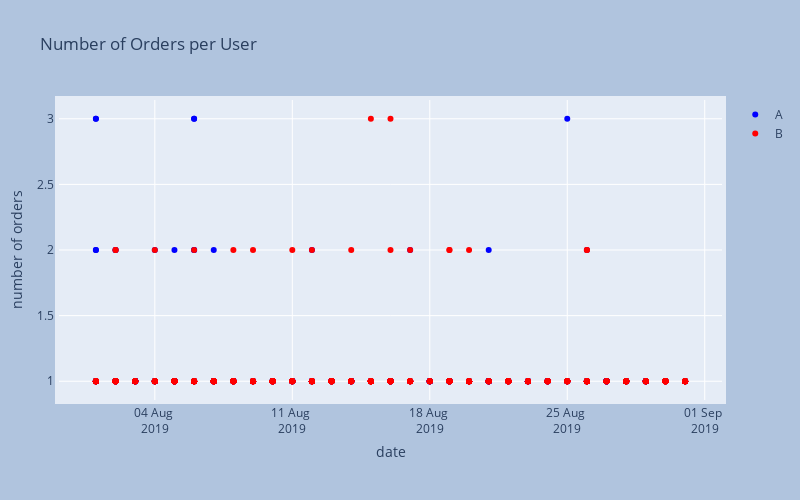

This figure's notebook cell:
### Markdown cell above
##### 1. Scatter plot of Number of orders per user

### Code cell
# plot scatter plot
fig = go.Figure()
fig.add_trace(go.Scatter(x = ordersByUsersA['date'], 
                        y = ordersByUsersA['orders'],
                    mode = 'markers',
                    name = 'A', marker = dict(color = 'blue')))
fig.add_trace(go.Scatter(x = ordersByUsersB['date'], 
                        y = ordersByUsersB['orders'], 
                    mode = 'markers',
                    name = 'B', marker = dict(color = 'red')))

fig.update_layout(autosize = False, width = 800, height = 500, margin = dict(
        l = 50, r = 50, b = 100, t = 100, pad = 4), paper_bgcolor = 'LightSteelBlue',
                  xaxis_tickformat = '%d %b <br>%Y',
                  xaxis_title = 'date')

fig.update_yaxes(title_text = 'number of orders')
fig.update_layout(title_text = 'Number of Orders per User',
                  showlegend = True)
fig.show()

### Figure 1 — Plotly figure (JSON) as saved in the notebook; plotly's stock layout.template omitted (floating-point values rounded to 4 significant figures; data arrays with more than 128 entries replaced by an {"elided": "..."} marker saying what was removed)
{"data": [{"marker": {"color": "blue"}, "mode": "markers", "name": "A", "type": "scatter", "x": {"elided": "445 str values"}, "y": {"elided": "445 int values"}}, {"marker": {"color": "red"}, "mode": "markers", "name": "B", "type": "scatter", "x": {"elided": "528 str values"}, "y": {"elided": "528 int values"}}], "layout": {"autosize": false, "height": 500, "margin": {"b": 100, "l": 50, "pad": 4, "r": 50, "t": 100}, "paper_bgcolor": "LightSteelBlue", "showlegend": true, "title": {"text": "Number of Orders per User"}, "width": 800, "xaxis": {"tickformat": "%d %b <br>%Y", "title": {"text": "date"}}, "yaxis": {"title": {"text": "number of orders"}}}}
